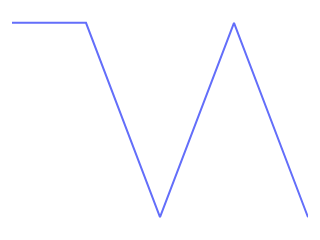

Notebook code for this chart:
### Code cell
lifts_plot = px.line(lifts_per_week.tail(5), height=75, width=125)

lifts_plot.update_layout(
    paper_bgcolor = colors['background'][0],
    plot_bgcolor = colors['background'][0],
    yaxis_title=None,
    xaxis_title=None,
    yaxis=None,
    grid=None,
    showlegend=False,
    font_color = colors['text'][1],
    margin=dict(l=12, r=12, t=12, b=12)
)

lifts_plot.update_xaxes(showticklabels=False)
lifts_plot.update_yaxes(showticklabels=False)

lifts_plot.show()

### Figure 1 — Plotly figure (JSON) as saved in the notebook; plotly's stock layout.template omitted (floating-point values rounded to 4 significant figures)
{"data": [{"hovertemplate": "variable=0<br>week=%{x}<br>value=%{y}<extra></extra>", "legendgroup": "0", "line": {"color": "#636efa", "dash": "solid"}, "marker": {"symbol": "circle"}, "mode": "lines", "name": "0", "orientation": "v", "showlegend": true, "type": "scatter", "x": [21, 22, 23, 24, 25], "xaxis": "x", "y": [6, 6, 1, 6, 1], "yaxis": "y"}], "layout": {"font": {"color": "#FFFFFF"}, "grid": {}, "height": 75, "legend": {"title": {"text": "variable"}, "tracegroupgap": 0}, "margin": {"b": 12, "l": 12, "r": 12, "t": 12}, "paper_bgcolor": "rgba(0,0,0,0)", "plot_bgcolor": "rgba(0,0,0,0)", "showlegend": false, "width": 125, "xaxis": {"anchor": "y", "domain": [0, 1], "showticklabels": false, "title": {}}, "yaxis": {"showticklabels": false}}}
